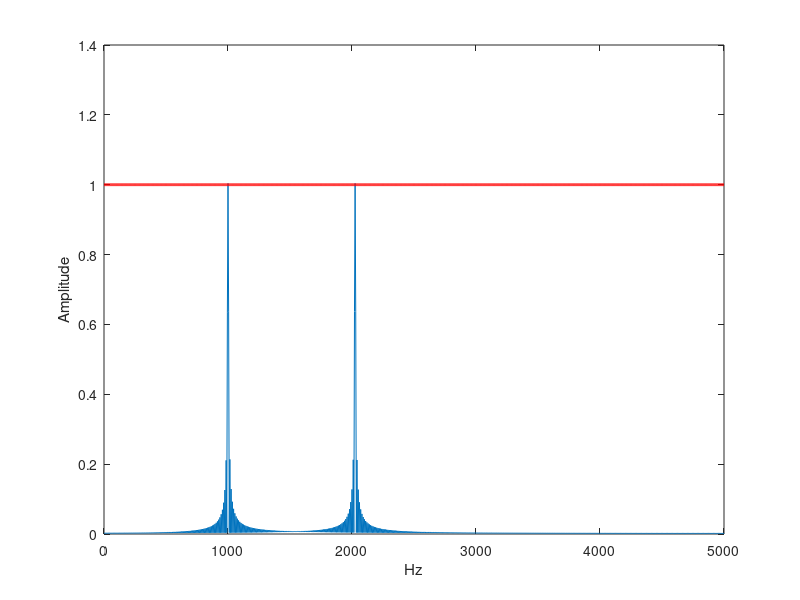

MATLAB code to generate this figure:
Fs = 1e4;
t = 0:0.001:1-0.001;
x = cos(2*pi*100*t)+sin(2*pi*202.5*t);

freqres = Fs/length(x);
xdft = fft(x);
xdft = xdft(1:length(x)/2+1);
xdft = 1/length(x).*xdft;
xdft(2:end-1) = 2*xdft(2:end-1);
freq = 0:Fs/length(x):Fs/2;
plot(freq,abs(xdft));
xlabel('Hz'); ylabel('Amplitude');
h = line(freq,ones(length(x)/2+1,1));
set(h,'color',[1 0 0],'linewidth',2);

xdft = fft(x,2000);
xdft = xdft(1:length(xdft)/2+1);
xdft = 1/length(x).*xdft;
xdft(2:end-1) = 2*xdft(2:end-1);
freq = 0:Fs/(2*length(x)):Fs/2;
plot(freq,abs(xdft));
xlabel('Hz'); ylabel('Amplitude');
h = line(freq,ones(2*length(x)/2+1,1));
set(h,'color',[1 0 0],'linewidth',2);
